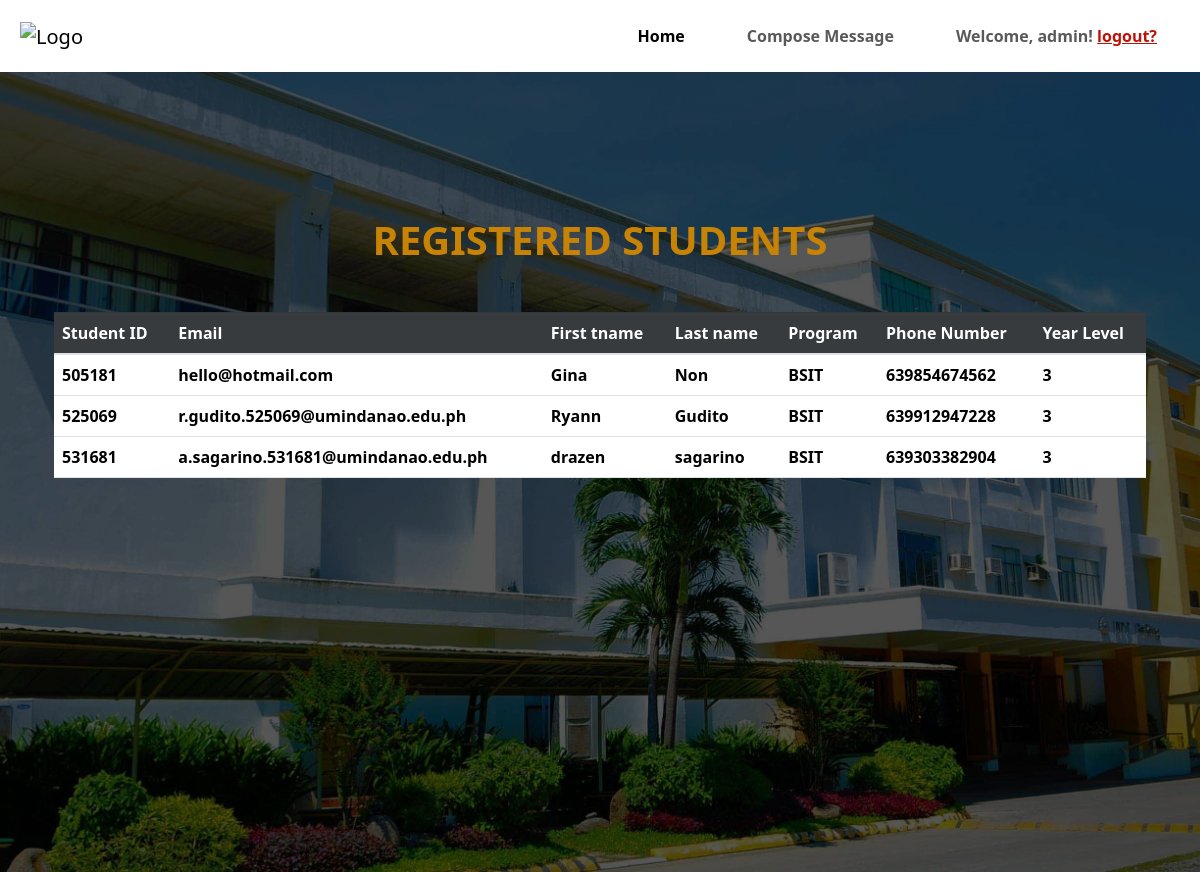
/admin/admin_home.php (signed in), run on the app's committed database.
### tables this page shows
CREATE TABLE `tbl_student` (
  `student_id` int(8) NOT NULL,
  `student_email` varchar(50) NOT NULL,
  `mobile_number` varchar(20) NOT NULL,
  `student_password` varchar(20) NOT NULL,
  `student_fname` varchar(100) NOT NULL,
  `student_lname` varchar(100) NOT NULL,
  `student_course` varchar(20) NOT NULL,
  `student_yearrlevel` int(4) NOT NULL
);

### admin/fetchdata.php (called while the page is built, shortened)
<?php
include "db_connection.php";
$sql = "SELECT * FROM tbl_student";
$result = $conn->query($sql);
?>

### admin/admin_home.php (the view, shortened to what this page needs)
<?php
if(isset($_SESSION['admin_ID'])){
?>
<!DOCTYPE html>
<html lang="en">
<head>
  <link rel="stylesheet" href="https://maxcdn.bootstrapcdn.com/bootstrap/4.0.0/css/bootstrap.min.css"
>
  <link rel="stylesheet" href="../Bootstrap/css/bootstrap.css">
  <link rel="stylesheet" href="https://cdn.jsdelivr.net/npm/bootstrap-icons@1.11.1/font/bootstrap-icons.css">
  <link rel="stylesheet" href="admin.css">
</head>
<body>
  <nav class="navbar navbar-expand-md bg-white">
    <div class="container-xxl flex-wrap flex-md-nowrap" aria-label="Main Navigation">
      <a href="admin_home.php" class="navbar-brand p-2 me-2"><img class="um-logo" src="../icons/logo-transparent.png"
          alt="Logo" /></a>
      <div class="collapse navbar-collapse justify-content-end" id="navbarCollapse">
        <ul class="navbar-nav d-flex flex-row flex-wrap pt-2 py-md-0">
          <li class="nav-item col-6 col-md-auto">
            <a href="admin_home.php" class="nav-link p-3 active">Home</a>
          </li>
          <li class="nav-item col-6 col-md-auto">
            <a href="admin_message.php" class="nav-link p-3">Compose Message</a>
          </li>
          <li class="col col-md-auto d-flex">
            <div class="navbar-text p-3">Welcome, <?php echo $_SESSION['admin_username']?>!
              <span> <a href="../session/admin_logout.php" style="color: #be1206">logout?</a></span>
            </div>
          </li>
        </ul>
      </div>
    </div>
  </nav>
  <div class="bg-img" id="img-bg">
    <div class="d-flex pt-5 h-100" style="background-color: rgba(0, 0, 0, 0.50);">
      <div class="container py-5">
        <div class="container mt-5 ">
          <h1 class="mt-5 text-center" style="color: rgb(199, 131, 5); font-weight: bold;">REGISTERED STUDENTS</h1>
          <table class="table table-responsive-lg font-weight-bold mt-5">
            <thead>
              <tr class="table-dark table-active">
                <th>Student ID</th>
                <th>Email</th>
                <th>First tname</th>
                <th>Last name</th>
                <th>Program</th>
                <th>Phone Number</th>
                <th>Year Level</th>
              </tr>
            </thead>
            <tbody>
              <?php
                include 'fetchdata.php';
                if ($result->num_rows > 0) {
                    while ($row = $result->fetch_assoc()) {
                        ?>
              <tr>
                <td>
                  <?php echo $row['student_id']; ?>
                </td>
                <td>
                  <?php echo $row['student_email']; ?>
                </td>
                <td>
                  <?php echo $row['student_fname']; ?>
                </td>
                <td>
                  <?php echo $row['student_lname']; ?>
                </td>
                <td>
                  <?php echo $row['student_course']; ?>
                </td>
                <td>
                  <?php echo $row['mobile_number']; ?>
                </td>
                <td>
                  <?php echo $row['student_yearrlevel']; ?>
                </td>
                <?php
                    }
                } else {
                    echo "<tr><td colspan='6'>No data found</td></tr>";
                }
                ?>
            </tbody>
          </table>
        </div>
      </div>
    </div>
  </div>
</body>
</html>
<?php
}else{
  header("Location: admin_home.php");
}
?>

### admin/admin.css (style rules this page uses)
body { background-color: #DAD8D6; }
.um-logo { height: 50px; }
.navbar-text { font-weight: bold; }
.nav-item { font-weight: bold; transition: background-color 0.15s; }
#img-bg { background-image: url(../images/dpt.jpg); background-size: cover; background-repeat: no-repeat; height:100vh; }
.active { color: red; }

### data on the page
tbl_student: student_id "505181", student_email "hello@hotmail.com", student_fname "Gina", student_lname "Non", student_course "BSIT", mobile_number "639854674562", student_yearrlevel "3"
tbl_student: student_id "525069", student_email "r.gudito.525069@umindanao.edu.ph", student_fname "Ryann", student_lname "Gudito", student_course "BSIT", mobile_number "639912947228", student_yearrlevel "3"
tbl_student: student_id "531681", student_email "a.sagarino.531681@umindanao.edu.ph", student_fname "drazen", student_lname "sagarino", student_course "BSIT", mobile_number "639303382904", student_yearrlevel "3"

### other printed values
$_SESSION['admin_username'] "admin"
